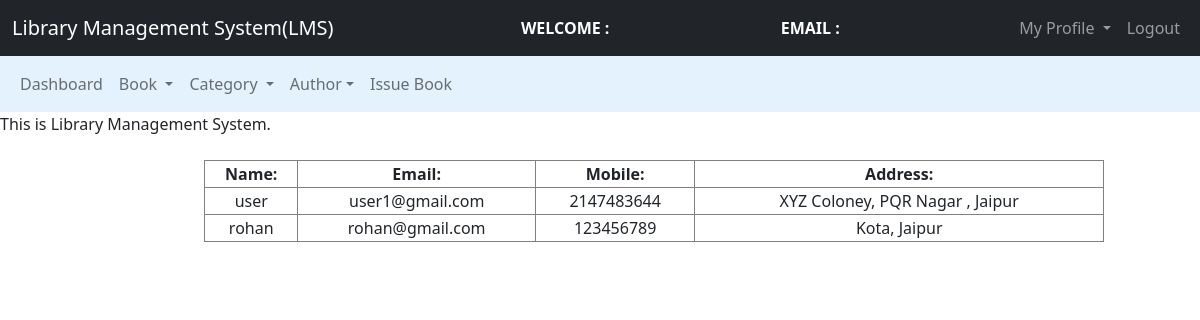
Page /Admin/User/regusers.php on the committed database.
### tables this page shows
CREATE TABLE `users` (
  `id` int(11) NOT NULL,
  `name` varchar(50) NOT NULL,
  `email` varchar(100) NOT NULL,
  `password` varchar(100) NOT NULL,
  `mobile` int(10) NOT NULL,
  `address` varchar(250) NOT NULL
);

### Admin/User/regusers.php (the view, shortened to what this page needs)
<?php
$connection = mysqli_connect("localhost", "root", "");
$query = "select * from users ";
?>
<!DOCTYPE html>
<head>
    <link href="https://cdn.jsdelivr.net/npm/bootstrap@5.0.0-beta2/dist/css/bootstrap.min.css" rel="stylesheet">
</head>
<body>
    <nav class="navbar navbar-expand-lg navbar-dark bg-dark">
        <div class="container-fluid">
            <div class="navbar-header">
                <a class="navbar-brand" href="../admin_dashboard.php">Library Management System(LMS)</a>
            </div>
            <font style="color: white">
                <span>
                    <strong>
                        WELCOME : <?php echo $_SESSION['name']; ?></strong>
                </span>
            </font>
            <font style="color: white">
                <span>
                    <strong>
                        EMAIL : <?php echo $_SESSION['email']; ?></strong>
                </span>
            </font>
            <ul class="nav navbar-nav navbar-right">
                <li class="nav-item dropdown">
                    <a class="nav-link dropdown-toggle" data-toggle="dropdown">
                        My Profile
                    </a>
                </li>
                <li class="nav-item"><a class="nav-link" href="../../logout.php">
                        Logout
                    </a></li>
            </ul>
        </div>
    </nav>
    <nav class="navbar navbar-expand-lg navbar-light" style="background-color: #e3f2fd">
        <div class="container-fluid">
            <ul class="nav navbar-nav navbar-center">
                <li class="nav-item">
                    <a href="../admin_dashboard.php" class="nav-link">
                        Dashboard
                    </a>
                </li>
                <li class="nav-item dropdown ">
                    <a class="nav-link dropdown-toggle" data-toggle="dropdown"> Book </a>
                </li>
                <li class="nav-item dropdown ">
                    <a class="nav-link dropdown-toggle" data-toggle="dropdown"> Category </a>
                </li>
                <li class="nav-item dropdown ">
                    <a class="nav-link dropdown-toggle" data-toggle="dropdown"> Author</a>
                </li>
                <li class="nav-item">
                    <a href="../Book/issue_book.php" class="nav-link">
                        Issue Book</a>
                </li>
            </ul>
        </div>
    </nav>
    <span>
        <marquee> This is Library Management System. </marquee>
    </span><br>
    <div class="row">
        <div class="col-md-2"></div>
        <div class="col-md-8">
            <form>
                <table class="table-bordered" width="900px" style="text-align:center">
                    <tr>
                        <th>Name:</th>
                        <th>Email:</th>
                        <th>Mobile:</th>
                        <th>Address:</th>
                    </tr>
                    <?php
                    $query_run = mysqli_query($connection, $query);
                    while ($row = mysqli_fetch_assoc($query_run)) {
                        $name = $row['name'];
                        $email = $row['email'];
                        $mobile = $row['mobile'];
                        $address = $row['address'];
                    ?>
                        <tr>
                            <td><?php echo $name; ?></td>
                            <td><?php echo $email; ?></td>
                            <td><?php echo $mobile; ?></td>
                            <td><?php echo $address; ?></td>
                        </tr>
                    <?php
                    }
                    ?>
                </table>
            </form>
        </div>
        <div class="col-md-2"></div>
    </div>
</body>
</html>

### rows in the picture
users: name "user", email "user1@gmail.com", mobile "2147483644", address "XYZ Coloney, PQR Nagar , Jaipur"
users: name "rohan", email "rohan@gmail.com", mobile "123456789", address "Kota, Jaipur"
